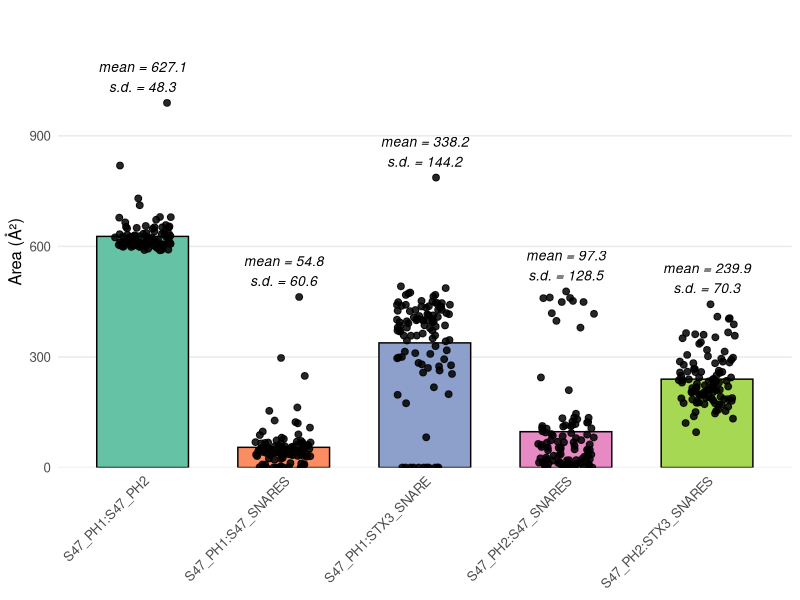

Reproduce this figure in R.
library(tidyverse)          # ggplot2, readr, dplyr, tidyr, etc.

# ────────────────────────────────────────────────────────────
# 1.  Load & reshape data
# ────────────────────────────────────────────────────────────
df <- read_csv("interface_areas_binary.csv",
               show_col_types = FALSE) %>%
  rename(model = 1)

data_long <- df %>%
  pivot_longer(-model, names_to = "Interface", values_to = "Area") %>%
  drop_na()

# ────────────────────────────────────────────────────────────
# 2.  Means & SDs for annotations
# ────────────────────────────────────────────────────────────
stats_tbl <- data_long %>%
  group_by(Interface) %>%
  summarise(mean = mean(Area),
            sd   = sd(Area),
            ymax = max(Area),           # highest observed value
            .groups = "drop") %>%
  mutate(label_y = pmax(ymax, mean + sd) + 0.03 * max(data_long$Area),
         label   = sprintf("mean = %.1f\ns.d. = %.1f", mean, sd))

# ────────────────────────────────────────────────────────────
# 3.  Combined bar-plot
# ────────────────────────────────────────────────────────────
p <- ggplot(data_long,
            aes(x = Interface, y = Area, fill = Interface)) +
  
  ## bar = mean
  stat_summary(fun = mean,
               geom = "bar",
               width = 0.65,
               colour = "black") +
  
  ## error bar = ± SD
  stat_summary(fun.data = mean_sdl, fun.args = list(mult = 1),
               geom = "errorbar",
               width = 0.25, colour = "black") +
  
  ## every raw point
  geom_jitter(width = 0.20, size = 2, alpha = 0.85, colour = "black") +
  
  ## μ & σ text
  geom_text(data = stats_tbl,
            aes(x = Interface, y = label_y, label = label),
            vjust = 0, size = 3.5, fontface = "italic") +
  
  ## cosmetics
  scale_fill_brewer(palette = "Set2", name = "Interface") +
  labs(title = "",
       y = "Area (Å²)", x = NULL) +
  scale_y_continuous(expand = expansion(mult = c(0, 0.15))) +
  theme_minimal(base_size = 12) +
  theme(axis.text.x  = element_text(angle = 45, hjust = 1),
        panel.grid.major.x = element_blank(),
        panel.grid.minor   = element_blank(),
        legend.position = "none",            # drop legend (colours self-explain)
        plot.title = element_text(size = 14, face = "bold"))

print(p)          # opens in the active graphics device
